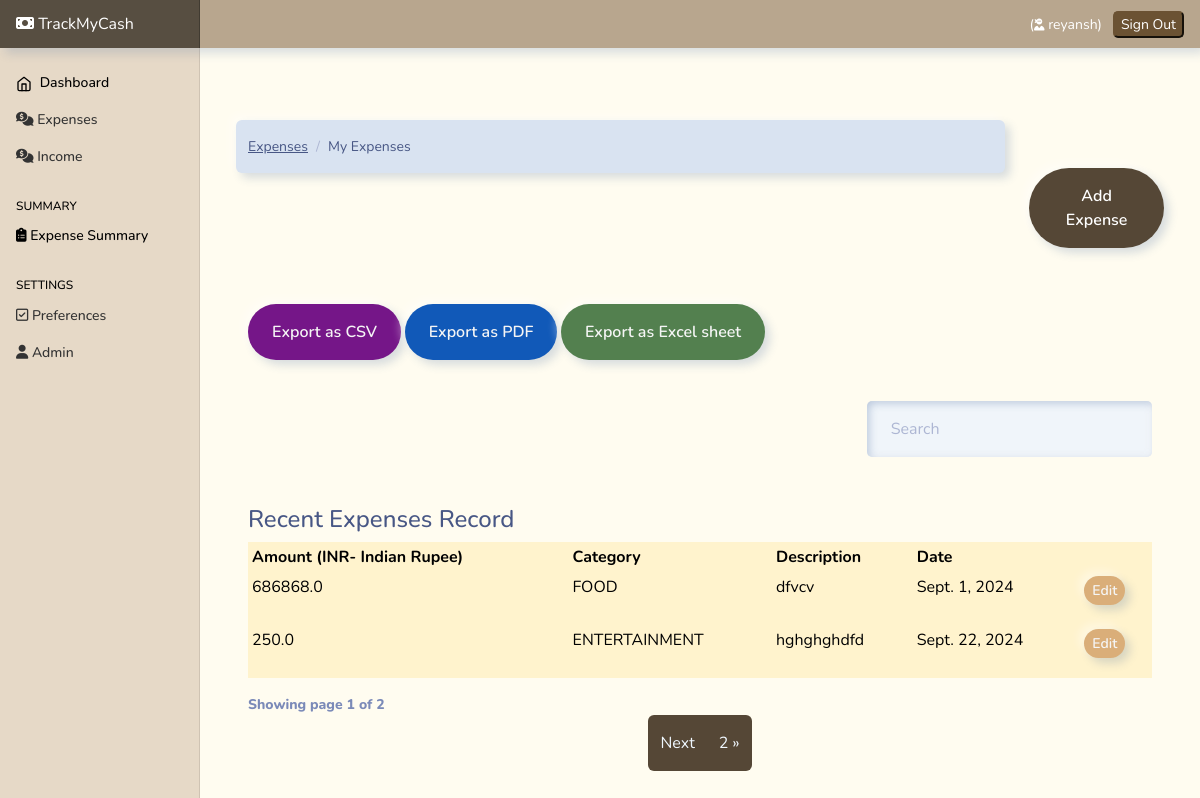
The app's page / (signed in) with its own data.
### userpreferences/models.py (models this page shows, shortened)
class UserPreferences(models.Model):
    user=models.OneToOneField(to=User , on_delete=models.CASCADE)
    currency=models.CharField(max_length=250, blank=True , default="null" ,  null=True )

### Expenses/models.py (models this page shows, shortened)
class Expense(models.Model):
    amount=models.FloatField()
    date=models.DateField(default=now)
    description=models.TextField()
    owner=models.ForeignKey(to=User , on_delete=models.CASCADE)
    category=models.CharField( max_length=250)
    class Meta:
        ordering:['-date']

### Expenses/views.py (the view)
# urls.py: path('', views.index , name="home"),
@login_required(login_url="auth/login")
def index(request):
    currency=UserPreferences.objects.get(user=request.user).currency
    expense=Expense.objects.filter(owner=request.user)
    paginator=Paginator(expense , 2)
    page_number=request.GET.get('page')
    page_obj=Paginator.get_page(paginator,page_number)
    context={
        'expenses':expense,
        'page_obj':page_obj,
        'currency':currency
    }
    return render(request, 'expenses/index.html' , context)

### templates/expenses/index.html (shortened to what this page needs)
{% extends "base.html" %}
{% load static %}
{% block content %}
<div class="container mt-4">
    <div class="row">
      <div class="col-md-10">
        <nav aria-label="breadcrumb">
          <ol class="breadcrumb">
            <li class="breadcrumb-item">
              <a href="">Expenses</a>
            </li>
            <li class="breadcrumb-item active" aria-current="page">
              My Expenses
            </li>
          </ol>
        </nav>
      </div>
      <div class="col-md-2 mt-5 mb-5"  >
        <a href="{% url 'add-expense'%}" class="btn btn-primary" style="background-color: rgb(85, 71, 54);color:white;"  >Add Expense</a>
      </div>
      <br><br>
    </div>
    <div class="container">
        {% include 'partials/messages.html' %} {% if expenses.count %}
        <div class="row">
          <div class="col-md-8 "  >
            <a class="btn btn-secondary mt-2"  href="{% url 'export-csv' %}"  style="background-color: rgb(117, 22, 136); color: whitesmoke;" >Export as CSV</a>
            <a  class="btn btn-secondary mt-2" href="{% url 'export-pdf' %}" style="background-color: rgb(17, 89, 184); color: whitesmoke;" >Export as PDF</a>
            <a  class="btn btn-secondary mt-2" href="{% url 'export-excel' %}" style="background-color: rgb(83, 128, 79); color: whitesmoke;" >Export as Excel sheet </a>
          </div>
          <br><br>
          <div class="col-md-4">
           <br><br> <br><br><br>
            <div class="form-group">
              <input type="text" class="form-control" id="searchField" placeholder="Search" style="  border-radius: 5px;">
            </div>
          </div>
        </div>
    <div class="app-table table-responsive mt-5" >
      <caption><h4>Recent Expenses Record</h4></caption>
      <table class="table table-hover  table-sm  table-bordered table-warning">
        <thead class="thead-dark" >
          <tr>
            <th >Amount ({{currency}})</th>
            <th >Category</th>
            <th >Description</th>
            <th >Date</th>
            <th ></th>
          </tr>
        </thead>
        <tbody class="">
          {% for expense in page_obj%}
          <tr>
            <td>{{expense.amount}}</td>
            <td>{{expense.category}}</td>
            <td>{{expense.description}}</td>
            <td>{{expense.date}}</td>
            <td>
              <a
                href="{% url 'expense-edit' expense.id  %}"
                class="btn btn-secondary btn-sm mb-3" style="background-color: rgb(218, 174, 121);color:whitesmoke;"
                >Edit</a
              >
            </td>
          </tr>
          {% endfor %}
        </tbody>
      </table>
    </div>
        <div class="pagination-container">
        <div class="" style="font-weight: 800;">
          Showing page {{page_obj.number}} of {{ page_obj.paginator.num_pages }}
        </div>
        <ul  class="pagination align-right float-right mr-auto" style="background-color: rgb(255, 252, 240); box-shadow: none;" >
          {% if page_obj.has_next %}
          <li class="page-item"> <a  style="background-color: rgb(85, 71, 54); color:aliceblue;"  class="page-link" href="?page={{ page_obj.next_page_number }}">Next</a></li>
          <li class="page-item"> <a  style="background-color: rgb(85, 71, 54) ; color:aliceblue; " class="page-link" href="?page={{ page_obj.paginator.num_pages }}">{{ page_obj.paginator.num_pages}} &raquo;</a></li>
          {% endif %}
          </ul>
        {% else %}
        <p class="no-results" style="display: block; ;" >No results  found</p>
        {% endif %}
      </div>
    </div>
    </div>
{% endblock content %}

### templates/base.html (shortened to what this page needs)
{% load static %}
<html lang="en">
  <head>
    <link href="https://cdn.jsdelivr.net/npm/bootstrap@5.0.2/dist/css/bootstrap.min.css" rel="stylesheet">
    <link rel="stylesheet" href="https://cdnjs.cloudflare.com/ajax/libs/font-awesome/6.4.2/css/all.min.css"
 />
<link href= {% static 'css/bootstrap.min.css'%} rel="stylesheet" >
<link href= {% static 'css/main.css'%} rel="stylesheet" >
    <link href= {% static 'css/dashboard.css'%} rel="stylesheet">
  </head>
  <body style="background-color: rgb(255, 252, 240);">
<header class="navbar navbar-dark sticky-top  flex-md-nowrap p-0 shadow mb-5" style="background-color: rgb(184, 166, 142); box-shadow: 5px 10px 5px #e2e2e2; ">
  <a style="background-color: rgb(87, 78, 65);  " class="navbar-brand col-md-3 col-lg-2 me-0 px-3" href="/"><i class="fa-solid fa-money-bill"></i> TrackMyCash</a>
  <div class="navbar-nav" >
    <div class="nav-item text-nowrap">
      <ul
      class="navbar-nav px-3 "
      style="display: flex; flex-direction: row; align-items: center;"
    >
      <li class="nav-item text-nowrap mt-3 ml-2 mr-5">
        {% if user.is_authenticated %}
        <li class="nav-item text-nowrap">
          <span class="nav-link" style="color: white;">
            (<i style="font-size: 12px;" class="fa-solid fa-user-ninja"></i> {{request.user}})
          </span>
        </li>
        <a href="{% url  'logout' %}"  style="text-decoration: none;">
          <input
            class="text text-capitalize"
            type="submit"
            value="Sign out"
            style="background-color: rgb(107, 82, 51); border-radius: 5px; border-color:rgb(107, 82, 51); color: white;"
          />
        </a>
        {% endif %}
      </li>
    </ul>
    </div>
  </div>
</header>
<div class="container-fluid">
  <div class="row">
     {% include "partials/sidebar.html" %}
    <main class="col-md-9 ms-sm-auto col-lg-10 px-md-4">
     {% block content %}
     {% endblock content %}
    </main>
  </div>
</div>
  </body>
</html>

### static/css/dashboard.css (style rules this page uses)
body { font-size: .875rem; }
.navbar-brand { padding-top: .75rem; padding-bottom: .75rem; font-size: 1rem; background-color: rgba(0, 0, 0, .25); box-shadow: inset -1px 0 0 rgba(0, 0, 0, .25); }

### records on screen
UserPreferences: currency "INR- Indian Rupee"
Expense: amount "686868.0", category "FOOD", description "dfvcv", date "Sept. 1, 2024"
Expense: amount "250.0", category "ENTERTAINMENT", description "hghghghdfd", date "Sept. 22, 2024"

### other values on screen
{{ request.user }} "reyansh"
{{ page_obj.number }} "1"
{{ page_obj.paginator.num_pages }} "2"
